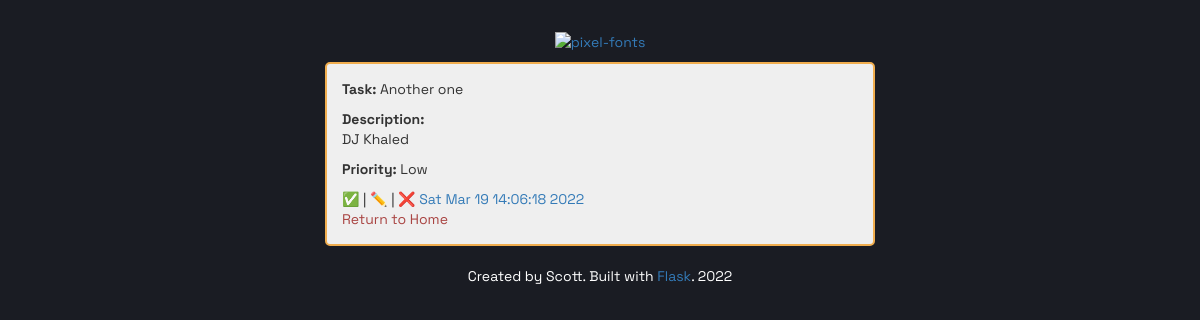
The app's page /task/3 (signed in) with its own data.
### main.py (models this page shows)
class TodoApp(db.Model):
    id = db.Column(db.Integer, primary_key=True)
    author_id = db.Column(db.Integer, db.ForeignKey("users.id"))
    author = relationship("User", back_populates="tasks")
    title = db.Column(db.String(100))
    description = db.Column(db.String(500))
    priority = db.Column(db.String(25))
    date = db.Column(db.String(100))
    resolved = db.Column(db.Integer)

### main.py (the view)
@app.route("/task/<int:task>")
@login_required
def show_task(task):
    requested_task = TodoApp.query.get(task)
    return render_template("show.html", task=requested_task)

### main.py (called while the page is built)
@login_manager.user_loader
def load_user(user_id):
    return User.query.get(user_id)

### templates/show.html
{% extends "layout.html" %}
{% block content %}
<div class="top">
    <a href="{{ url_for('home')}}"><img src="https://fontmeme.com/permalink/220317/2dc3c3e95c7d38ec2e43737cc6438fbc.png" alt="pixel-fonts" border="0"></a>
</div>
<div class="container">
     <div class="row">
        <div class="square">
            <p><strong>Task:</strong> {{ task.title }}</p>
            <p><strong>Description:</strong> <br> {{ task.description }}</p>
            <p><strong>Priority:</strong> {{ task.priority }}</p>
            <a href="{{ url_for('resolve_task', task=task.id) }}">✅</a> | <a href="{{ url_for('edit_task', task=task.id) }}">✏️</a> | <a href="{{url_for('delete_task', task=task.id)}}">❌</a> <a href="#">{{ task.date }}</a>
        </div>
        <p> <a class="text-danger" href="{{ url_for('home') }}">Return to Home </a></p>
    </div>
</div>
<div class="top">
    <footer>Created by Scott. Built with <a href="https://flask.palletsprojects.com/en/2.0.x/" target="_blank">Flask</a>. 2022</footer>
</div>
{% endblock %}

### static/styles.css (style rules this page uses)
body { margin: 30px; font-family: 'Space Grotesk', sans-serif; background: #1a1c23; }
.container { max-width: 550px; margin: 10px auto 20px auto; padding: 15px 25px 5px 25px; border-radius: 5px; border: 2px solid #f0ad4e; background: #efefef; }
.top { margin-top: 20px; width: 40%; margin: auto; text-align: center; color: white; }
footer { text-align: center; }
a:link { text-decoration: none; }
.row { background: #efefef; padding-left: 5px; }

### records on screen
TodoApp: title "Another one", description "DJ Khaled", priority "Low", date "Sat Mar 19 14:06:18 2022"
